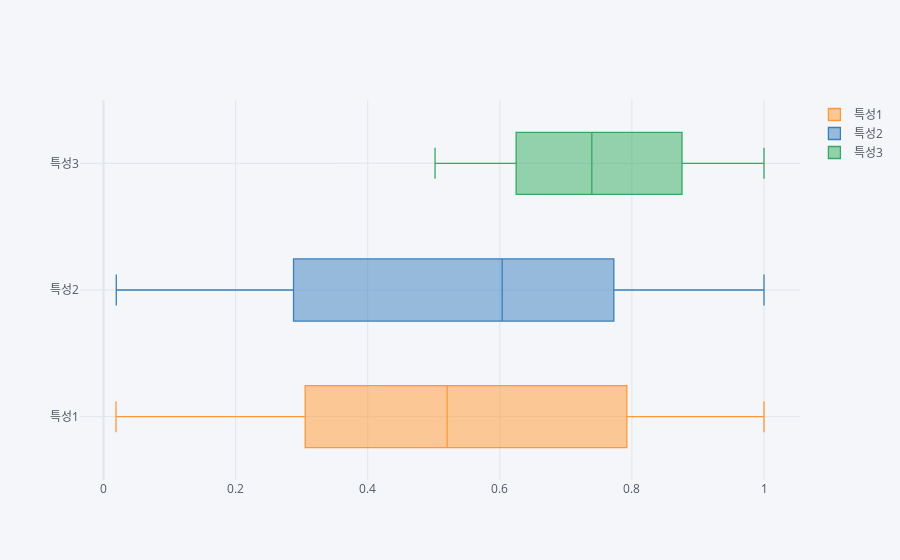

The notebook cell this image was saved under:
### Code cell
X_scaled_df.iplot(kind='box', orientation='h')
